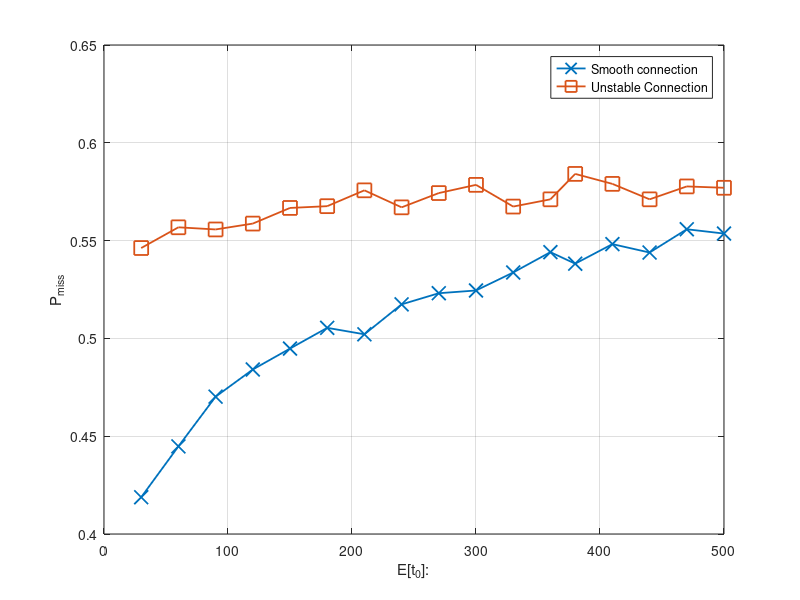

Recreate this plot in MATLAB.
%% File size
%N=10000
%x_label =[0	1	2	3	4	5	6	7	8	9	10	11	12	13	14	15	16	17	18	20	21	22	23	24	26]
%N=50000
%x_label =[0	1	2	3	4	5	6	7	8	9	10	11	12	13	14	15	16	17	18	19	20	21	22	23	24	26	27	29]
%N=100000
%x_label =[0.5	1	1.5	2	2.5	3	3.5	4	4.5	5	5.5	6	6.5	7	7.5	8	8.5	9	9.5	10]

x_label =[30	60	90	120	150	180	210	240	270	300	330	360	380	410	440	470	500]


%% for DeadlinMissRatio

%Miss ratio
y_11 = [0.4188	0.4448	0.4702	0.4841	0.4948	0.5054	0.5021	0.5174	0.5231	0.5245	0.5337	0.5441	0.5382	0.5482	0.5439	0.5558	0.5536]
y_12 = [0.5462	0.5568	0.5557	0.5587	0.5667	0.5676	0.5757	0.567	0.5743	0.5785	0.5674	0.5711	0.5841	0.579	0.5711	0.5777	0.577]

%y_21 = [0.99806	0.9581	0.88244	0.8006	0.72224	0.65702	0.60272	0.54902	0.5076	0.476	0.44394	0.41718	0.39104	0.3676	0.35006	0.33168	0.31658	0.29972	0.28668	0.2771	0.26476	0.25678	0.24436	0.23614]
%y_22 = [0.9999	0.98472	0.94244	0.87968	0.81688	0.75848	0.70422	0.65768	0.6131	0.57128	0.5431	0.50636	0.47778	0.45808	0.43148	0.41222	0.39522	0.38126	0.36282	0.34606	0.33714	0.32046	0.30856	0.3]

%y_31 = [0.99762	0.95244	0.86922	0.784	0.70654	0.63938	0.5866	0.5393	0.49734	0.45314	0.43004	0.40096	0.37532	0.3548	0.336	0.31658	0.30436	0.29066	0.2744	0.26472	0.25604	0.24498	0.23226	0.22522]
%y_32 = [0.99968	0.98622	0.94012	0.8831	0.81778	0.75858	0.70514	0.65048	0.61564	0.5737	0.53894	0.51038	0.48174	0.45458	0.43526	0.4155	0.39576	0.37954	0.36434	0.34662	0.33534	0.31958	0.3087	0.297]

%E[V_O]
%y_11 = [542.671803	486.047662	439.556103	402.59053	373.145561	348.378518	329.411059	305.923234	286.158534	272.911805	260.217146	244.681702	242.84303	228.565904	222.383448	210.712578	204.165224]
%y_12 = [210.813967	189.639677	179.211277	173.770252	167.979851	163.550845	161.493184	158.725773	157.448259	155.773034	157.395987	155.383302	152.079051	150.750893	154.209839	149.275946	150.785133]

%y_21 = [62.375791	120.59805	165.776256	201.42927	229.021995	249.817343	266.999037	282.842835	294.514071	303.238296	311.434231	318.177304	325.611212	331.446722	335.400051	340.108675	343.675605	347.8205	351.624364	353.413337	356.523391	358.156539	361.952584	363.67891]
%y_22 = [23.478293	46.490204	65.872277	82.757861	96.264961	106.72188	115.551595	122.778593	129.423498	135.775572	138.670203	143.420787	147.680628	149.971852	153.530511	155.896271	157.579877	159.576964	161.10563	163.179086	164.550661	166.387298	167.984914	168.97415]

%y_31 = [70.598712	135.373816	186.693961	225.238057	254.808474	278.563115	295.564654	310.932704	324.401847	336.564205	343.971892	352.267678	359.762584	364.644812	370.29262	376.420538	379.538109	383.606145	388.41725	390.349457	392.803668	395.480918	399.008909	401.307348]
%y_32 = [23.375908	46.025193	66.505275	82.279679	95.766256	106.780027	115.813335	123.582943	129.06973	134.945173	139.30061	142.945116	146.922712	150.523799	153.038814	155.492141	157.356186	159.306733	161.343919	163.169272	164.571521	166.585517	167.938218	169.264634]

%E[V_D]
%y_11 = [140.189944	272.29611	382.65312	466.381135	532.482074	582.628555	625.179833	660.592982	691.270259	715.082348	735.654987	753.140422	768.853881	784.310851	794.793266	805.079683	816.271769	824.88286	833.561805	839.453203	847.925831	853.443966	859.922563	862.061342]
%y_12 = [116.480315	231.37292	327.014326	413.094336	480.556438	530.873883	578.383954	616.750143	647.061545	671.462747	694.712173	714.53543	733.216792	748.178578	759.60865	774.348259	788.620124	792.519009	803.666571	811.380204	821.75068	825.51531	833.240205	840.793694]

%y_21 = [155.966886	299.506432	409.806039	495.284094	560.543558	609.883271	650.60853	688.410577	715.498518	735.098412	753.920588	770.651453	787.222671	800.394133	810.296237	822.223708	829.52304	839.43283	848.550287	852.018883	859.143221	862.993418	871.513976	876.163536]
%y_22 = [117.202143	231.183992	329.358269	413.349062	480.621364	532.989484	576.710003	612.137492	644.089293	675.572014	691.769735	715.116957	735.107302	746.823572	763.711593	775.156629	785.01032	794.860521	803.074031	813.75977	819.641468	828.580616	836.005701	840.376855]

%y_31 = [164.523058	312.875477	427.392975	511.121311	574.874798	624.636598	661.195281	692.564438	721.851287	746.960041	763.582934	780.381099	795.447496	805.906907	818.390994	829.53548	836.365536	845.281552	854.884196	858.835845	864.750833	870.195821	877.151053	881.139375]
%y_32 = [117.337597	230.728932	333.259798	410.147248	478.498034	532.71928	576.719812	616.583949	643.140884	672.557773	694.974484	713.023785	731.329313	749.98988	761.680147	774.244391	784.433617	794.325181	803.318954	813.041467	820.998343	830.283279	835.10955	841.745773]


i = i+1;
figure(i)

plot(x_label,y_11,'-x', 'MarkerSize',10, 'LineWidth',1.3)
hold on
plot(x_label,y_12,'-s', 'MarkerSize',10, 'LineWidth',1.3)
hold on
%plot(x_label,y_21,'-+', 'MarkerSize',10, 'LineWidth',1.3)
%hold on
%plot(x_label,y_22,'-^', 'MarkerSize',10, 'LineWidth',1.3)
%hold on
%plot(x_label,y_31,'-d', 'MarkerSize',10, 'LineWidth',1.3)
%hold on
%plot(x_label,y_32,'-o', 'MarkerSize',10, 'LineWidth',1.3)
%hold on

ylabel('P_{miss}')
%ylabel('E[V_O]: MB')
%ylabel('E[V_D]: MB')
xlabel('E[t_0]:')


%xticklabels({'62.5','125','250','500','1000','2000','4000','8000'});
%xticklabels({'10','20','40','80','160','320','640','1280'});
%xticklabels({'50','100','150','200','250','300','350','400'});

%xticklabels({'0',	'1',	'2',	'3',	'4','5',	'6',	'7',	'8',	'9',	'10',	'11',	'12',	'13',	'14',	'15',	'16',	'17'	,'18'	,'20'	,'21'	,'22',	'23',	'24',	'26'});
%set(gca, 'XTick', x_label);

%legend({'F=200','F=500','F=1000'},'NumColumns',1);
legend({'Smooth connection','Unstable Connection'},'NumColumns',1);

hold off;
grid on;